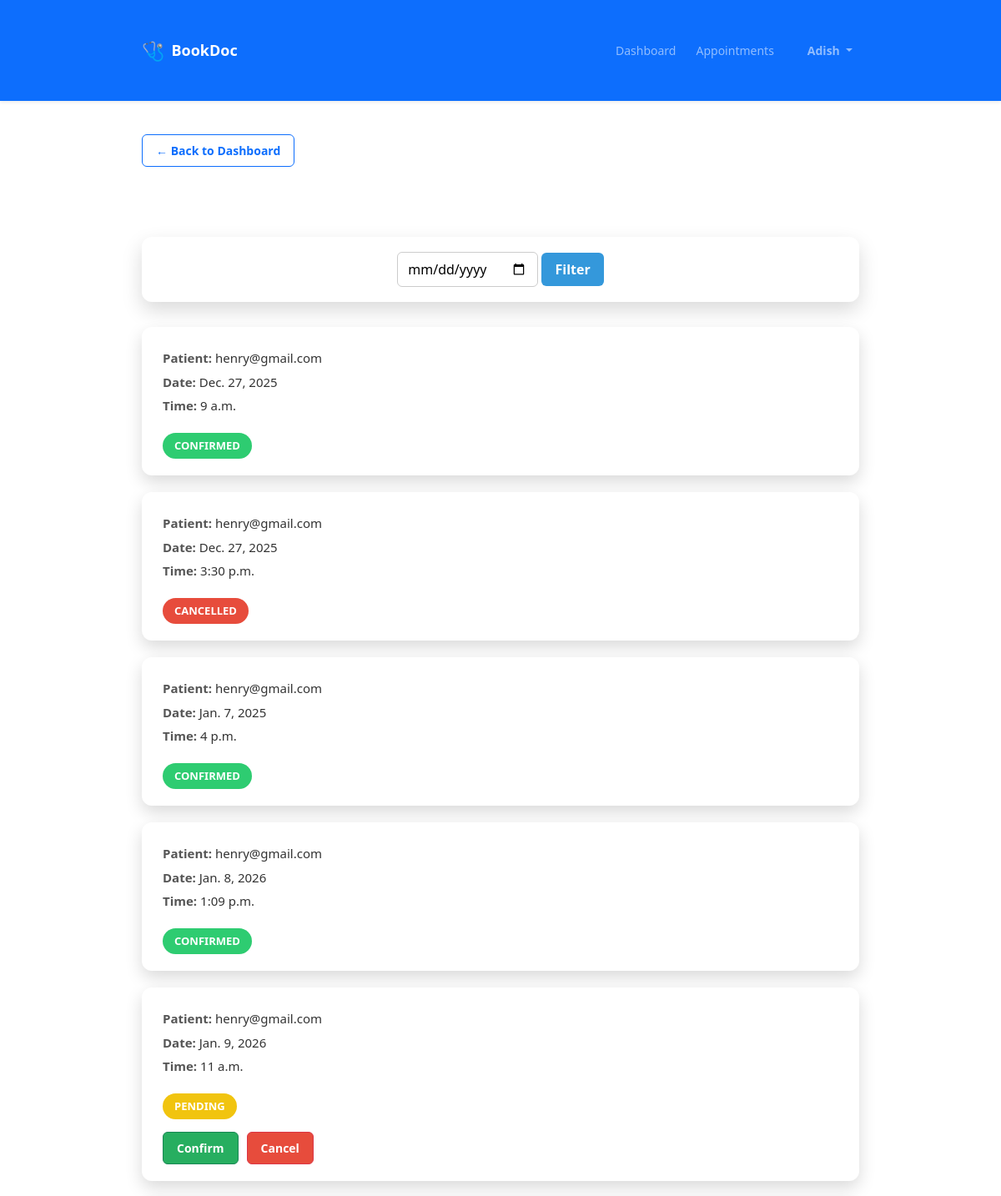
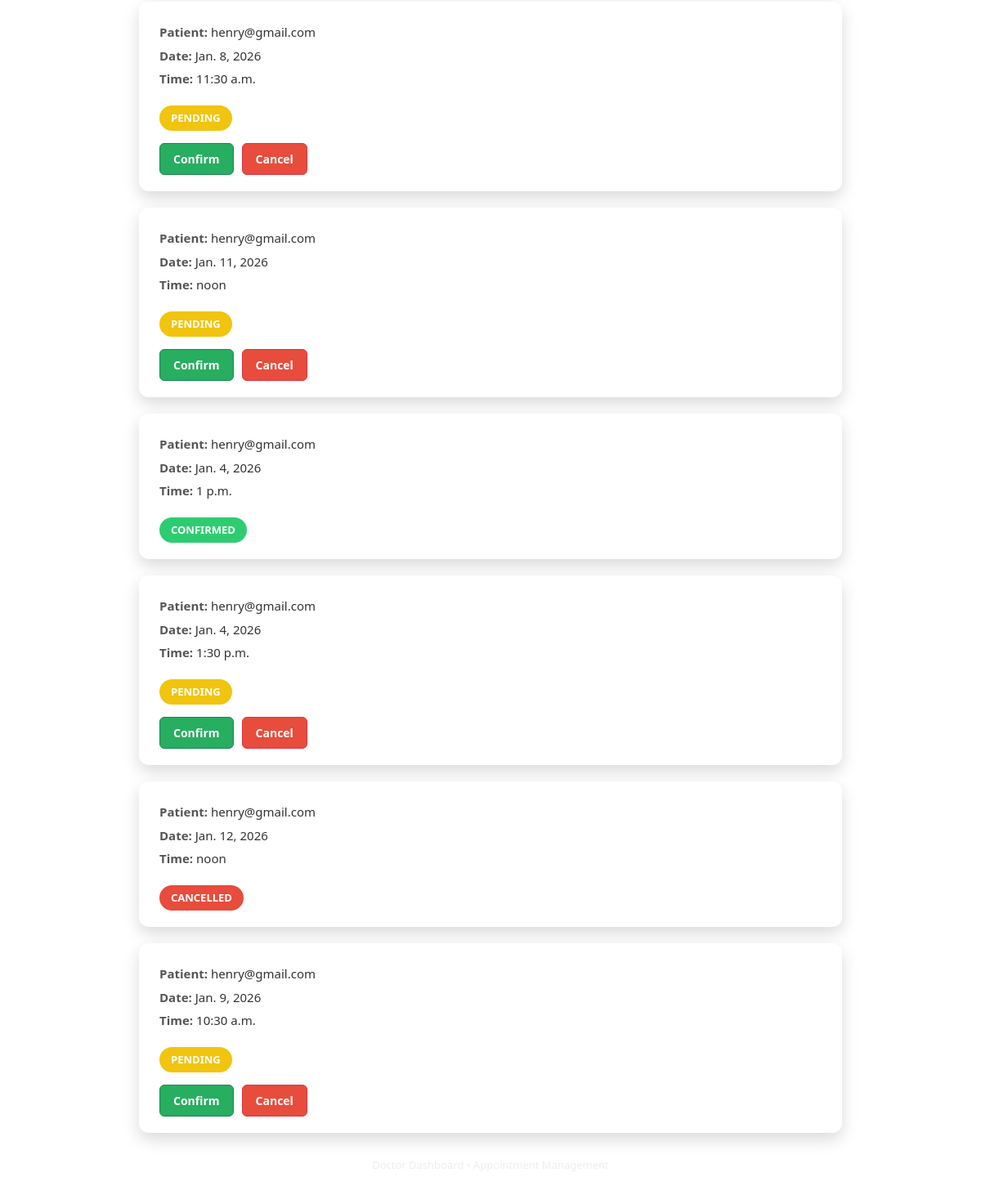
Page /appointments/doctor/ (signed in) on the committed database (2 pictures, top to bottom).
### accounts/models.py (models this page shows)
class User(AbstractUser):
    ROLE_CHOICES = (
        ('patient', 'Patient'),
        ('doctor', 'Doctor'),
    )
    role = models.CharField(max_length=10, choices=ROLE_CHOICES)

### appointments/models.py (models this page shows, shortened)
class Appointment(models.Model):
    STATUS_CHOICES = [
        ('PENDING', 'Pending'),
        ('CONFIRMED', 'Confirmed'),
        ('CANCELLED', 'Cancelled'),
    ]
    patient = models.ForeignKey(
        settings.AUTH_USER_MODEL,
        on_delete=models.CASCADE,
        related_name='appointments'
    )
    doctor = models.ForeignKey(
        DoctorProfile,
        on_delete=models.CASCADE,
        related_name='appointments'
    )
    date = models.DateField()
    time = models.TimeField()
    status = models.CharField(
        max_length=20,
        choices=STATUS_CHOICES,
        default='PENDING'
    )
    created_at = models.DateTimeField(auto_now_add=True)

### appointments/views.py (the view)
# urls.py: path('doctor/', views.doctor_appointments, name='doctor_appointments'),
@login_required
def doctor_appointments(request):
    try:
        doctor_profile = DoctorProfile.objects.get(user=request.user)
    except DoctorProfile.DoesNotExist:
        return redirect('dashboard')
    selected_date = request.GET.get('date')
    appointments = Appointment.objects.filter(doctor=doctor_profile)
    if selected_date:
        appointments = appointments.filter(date=selected_date)
    return render(request, 'appointments/doctor_appointments.html', {
        'appointments': appointments,
        'selected_date': selected_date
    })

### appointments/templates/appointments/doctor_appointments.html (shortened to what this page needs)
<!DOCTYPE html>
<html lang="en">
<head>
    <link href="https://cdn.jsdelivr.net/npm/bootstrap@5.3.2/dist/css/bootstrap.min.css" rel="stylesheet">
</head>
<body>
{% include 'partials/navbar.html' %}
<div class="container">
  <div class="mb-3">
        <a href="{% url 'doctor_dashboard' %}" class="btn btn-outline-primary">
            ← Back to Dashboard
        </a>
    </div>
    <h2>My Appointments</h2>
    <div class="filter-box">
        <form method="get">
            <input
                type="date"
                name="date"
                value="{{ selected_date }}"
                style="padding:8px 12px;border-radius:6px;border:1px solid #ccc;"
            >
            <button type="submit"
                    style="padding:8px 16px;border-radius:6px;border:none;
                           background:#3498db;color:white;font-weight:600;">
                Filter
            </button>
        </form>
    </div>
    {% for appt in appointments %}
        <div class="appointment-card">
            <div class="row">
                <div class="info">
                    <p><span>Patient:</span> {{ appt.patient.email }}</p>
                    <p><span>Date:</span> {{ appt.date }}</p>
                    <p><span>Time:</span> {{ appt.time }}</p>
                </div>
                <div>
                    <span class="status {{ appt.status }}">
                        {{ appt.status }}
                    </span>
                </div>
            </div>
            {% if appt.status == 'PENDING' %}
                <div class="actions">
                    <a href="{% url 'confirm_appointment' appt.id %}" class="btn btn-success">
                        Confirm
                    </a>
                    <a href="{% url 'cancel_appointment' appt.id %}" class="btn btn-danger">
                        Cancel
                    </a>
                </div>
            {% endif %}
        </div>
    {% empty %}
        <div class="empty">
            No appointments available.
        </div>
    {% endfor %}
    <footer>
    </footer>
</div>
</body>
</html>

### templates/partials/navbar.html (shortened to what this page needs)
<nav class="navbar navbar-expand-lg navbar-dark bg-primary shadow-sm compact-navbar">
  <div class="container">
    <a class="navbar-brand fw-bold d-flex align-items-center" href="/">
      <span style="font-size: 22px;">🩺</span>
      <span class="ms-2">BookDoc</span>
    </a>
    <div class="collapse navbar-collapse" id="mainNavbar">
      <ul class="navbar-nav ms-auto align-items-lg-center gap-lg-2">
        {% if request.user.is_authenticated %}
          {% if request.user.role == 'doctor' %}
            <li class="nav-item">
              <a class="nav-link" href="{% url 'doctor_dashboard' %}">
                Dashboard
              </a>
            </li>
            <li class="nav-item">
              <a class="nav-link" href="{% url 'doctor_appointments' %}">
                Appointments
              </a>
            </li>
          {% endif %}
          <li class="nav-item dropdown ms-lg-3">
            <a class="nav-link dropdown-toggle fw-semibold"
               href="#"
               role="button"
               data-bs-toggle="dropdown">
              {{ request.user.get_full_name|default:request.user.username }}
            </a>
          </li>
        {% endif %}
      </ul>
    </div>
  </div>
</nav>

### appointments/templates/appointments/doctor_appointments.html (style rules this page uses)
body { margin: 0; padding: 0; font-family: "Segoe UI", Tahoma, Geneva, Verdana, sans-serif; min-height: 100vh; position: relative; overflow-x: hidden; }
body::before { content: ""; position: fixed; inset: 0; background-image: url("https://images.unsplash.com/photo-1586773860418-d37222d8fce3"); background-size: cover; background-position: center; filter: blur(10px); transform: scale(1.1); z-index: -1; }
.container { max-width: 900px; margin: auto; padding: 40px 20px; }
h2 { text-align: center; color: #fff; margin-bottom: 30px; }
.filter-box { background: white; padding: 18px; border-radius: 12px; box-shadow: 0 10px 25px rgba(0,0,0,0.15); text-align: center; margin-bottom: 30px; }
.appointment-card { background: #ffffff; border-radius: 12px; padding: 20px 25px; margin-bottom: 20px; box-shadow: 0 8px 20px rgba(0,0,0,0.15); animation: fadeIn 0.4s ease-in-out; }
.row { display: flex; justify-content: space-between; flex-wrap: wrap; gap: 15px; }
.info p { margin: 6px 0; font-size: 15px; color: #333; }
.info span { font-weight: 600; color: #555; }
.status { padding: 6px 14px; border-radius: 20px; font-size: 13px; font-weight: 600; color: #fff; display: inline-block; }
.status.PENDING { background: #f1c40f; }
.status.CONFIRMED { background: #2ecc71; }
.status.CANCELLED { background: #e74c3c; }
.actions { margin-top: 15px; display: flex; gap: 10px; flex-wrap: wrap; }
.btn { padding: 8px 16px; border-radius: 6px; text-decoration: none; font-size: 14px; font-weight: 600; }
.btn-success { background: #27ae60; color: #fff; }
.btn-danger { background: #e74c3c; color: #fff; }
footer { text-align: center; color: #eee; margin-top: 30px; font-size: 13px; }
.compact-navbar { padding-top: 4px !important; padding-bottom: 4px !important; }
.compact-navbar .navbar-brand { font-size: 18px; padding-top: 0; padding-bottom: 0; }
.compact-navbar .nav-link { padding-top: 6px; padding-bottom: 6px; font-size: 14px; }
.compact-navbar .dropdown-toggle { padding-top: 6px; padding-bottom: 6px; }

### rows in the picture
User: user.get_full_name "Adish"
Appointment: patient.email "henry@gmail.com", date "Dec. 27, 2025", time "9 a.m.", status "CONFIRMED"
Appointment: patient.email "henry@gmail.com", date "Dec. 27, 2025", time "3:30 p.m.", status "CANCELLED"
Appointment: patient.email "henry@gmail.com", date "Jan. 7, 2025", time "4 p.m.", status "CONFIRMED"
Appointment: patient.email "henry@gmail.com", date "Jan. 8, 2026", time "1:09 p.m.", status "CONFIRMED"
Appointment: patient.email "henry@gmail.com", date "Jan. 9, 2026", time "11 a.m.", status "PENDING", shows "Confirm"
Appointment: patient.email "henry@gmail.com", date "Jan. 8, 2026", time "11:30 a.m.", status "PENDING", shows "Confirm"
Appointment: patient.email "henry@gmail.com", date "Jan. 11, 2026", time "noon", status "PENDING", shows "Confirm"
Appointment: patient.email "henry@gmail.com", date "Jan. 4, 2026", time "1 p.m.", status "CONFIRMED"
Appointment: patient.email "henry@gmail.com", date "Jan. 4, 2026", time "1:30 p.m.", status "PENDING", shows "Confirm"
Appointment: patient.email "henry@gmail.com", date "Jan. 12, 2026", time "noon", status "CANCELLED"
Appointment: patient.email "henry@gmail.com", date "Jan. 9, 2026", time "10:30 a.m.", status "PENDING", shows "Confirm"
